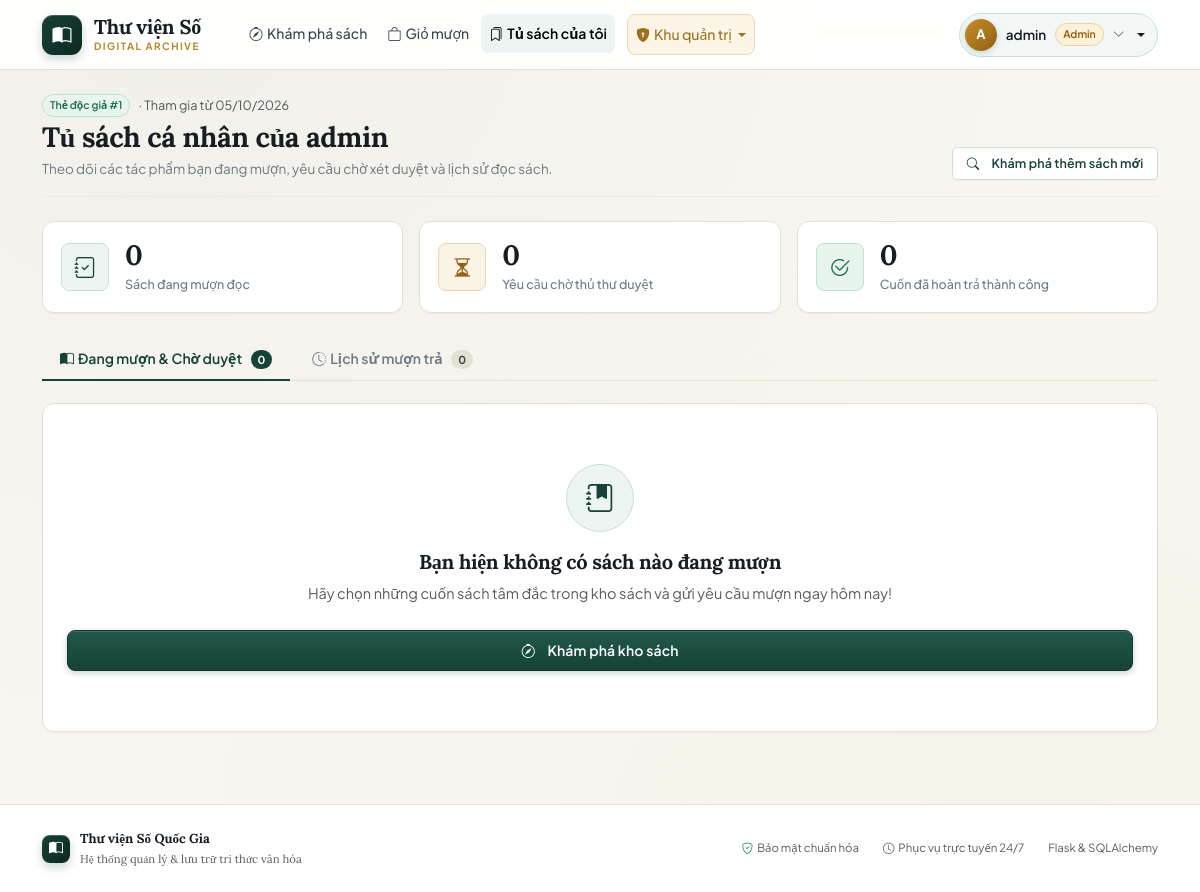
/tu-sach (signed in), run on the app's committed database.
### models.py (models this page shows, shortened)
class User(db.Model, UserMixin):
    __tablename__ = 'users'
    id = db.Column(db.Integer, primary_key=True)
    username = db.Column(db.String(80), unique=True, nullable=False, index=True)
    email = db.Column(db.String(120), unique=True, nullable=True)
    password_hash = db.Column(db.String(255), nullable=False)
    role = db.Column(db.String(20), nullable=False, default='user')
    is_active = db.Column(db.Boolean, nullable=False, default=True)
    created_at = db.Column(db.DateTime, default=now, nullable=False)
    borrow_requests = db.relationship('BorrowRequest', back_populates='user', lazy='dynamic')
    reviews = db.relationship('Review', back_populates='author', lazy='dynamic')
    @property
    def is_admin(self):
        return self.role == 'admin'

### user.py (the view)
@user_bp.route('/tu-sach')
@login_required
def dashboard():
    active = (
        BorrowRequest.query.filter(
            BorrowRequest.user_id == current_user.id,
            BorrowRequest.status.in_(['pending', 'approved', 'return_pending']),
        ).order_by(BorrowRequest.requested_at.desc()).all()
    )
    history = (
        BorrowRequest.query.filter(
            BorrowRequest.user_id == current_user.id,
            BorrowRequest.status.in_(['returned', 'rejected']),
        )
        .order_by(
            db.func.coalesce(
                BorrowRequest.returned_at, BorrowRequest.decided_at
            ).desc()
        )
        .all()
    )
    counts = {
        'borrowing': sum(1 for r in active if r.status in ('approved', 'return_pending')),
        'pending': sum(1 for r in active if r.status == 'pending'),
        'returned': BorrowRequest.query.filter(
            BorrowRequest.user_id == current_user.id,
            BorrowRequest.status == 'returned',
        ).count(),
    }
    return render_template(
        'user/dashboard.html', active=active, history=history, counts=counts
    )

### templates/user/dashboard.html (shortened to what this page needs)
{% extends 'base.html' %}
{% block content %}
<div class="page-head">
  <div>
    <div class="d-flex align-items-center gap-2 mb-1">
      <span class="user-badge-mini user-badge-user">Thẻ độc giả #{{ current_user.id }}</span>
      <span class="text-muted small">· Tham gia từ {{ current_user.created_at|fmt_date }}</span>
    </div>
    <h1 class="page-title">Tủ sách cá nhân của {{ current_user.username }}</h1>
    <p class="page-sub">Theo dõi các tác phẩm bạn đang mượn, yêu cầu chờ xét duyệt và lịch sử đọc sách.</p>
  </div>
  <a href="{{ url_for('user.home') }}" class="btn btn-outline-primary btn-sm">
    <i class="bi bi-search me-1"></i>Khám phá thêm sách mới
  </a>
</div>
<div class="row g-3 mb-4">
  <div class="col-12 col-sm-4">
    <div class="stat-card">
      <div class="stat-ic"><i class="bi bi-journal-check"></i></div>
      <div>
        <div class="stat-num">{{ counts.borrowing }}</div>
        <div class="stat-label">Sách đang mượn đọc</div>
      </div>
    </div>
  </div>
  <div class="col-6 col-sm-4">
    <div class="stat-card">
      <div class="stat-ic warn"><i class="bi bi-hourglass-split"></i></div>
      <div>
        <div class="stat-num">{{ counts.pending }}</div>
        <div class="stat-label">Yêu cầu chờ thủ thư duyệt</div>
      </div>
    </div>
  </div>
  <div class="col-6 col-sm-4">
    <div class="stat-card">
      <div class="stat-ic ok"><i class="bi bi-check2-circle"></i></div>
      <div>
        <div class="stat-num">{{ counts.returned }}</div>
        <div class="stat-label">Cuốn đã hoàn trả thành công</div>
      </div>
    </div>
  </div>
</div>
<ul class="nav tabs-line" role="tablist">
  <li class="nav-item" role="presentation">
    <button class="nav-link active" data-bs-toggle="pill" data-bs-target="#tab-active"
            type="button" role="tab">
      <i class="bi bi-book-half me-1"></i>Đang mượn &amp; Chờ duyệt
      <span class="tab-count">{{ active|length }}</span>
    </button>
  </li>
  <li class="nav-item" role="presentation">
    <button class="nav-link" data-bs-toggle="pill" data-bs-target="#tab-history"
            type="button" role="tab">
      <i class="bi bi-clock-history me-1"></i>Lịch sử mượn trả
      <span class="tab-count">{{ history|length }}</span>
    </button>
  </li>
</ul>
<div class="tab-content">
  <div class="tab-pane fade show active" id="tab-active" role="tabpanel">
    {% if active %}
    <div class="card overflow-hidden">
      <div class="table-responsive">
        <table class="table align-middle">
          <thead>
            <tr>
              <th style="width: 70px;">Bìa sách</th>
              <th>Tên tác phẩm &amp; Tác giả</th>
              <th>Ngày gửi yêu cầu</th>
              <th>Trạng thái hiện tại</th>
              <th>Hạn trả quy định</th>
              <th class="text-end">Hành động</th>
            </tr>
          </thead>
          <tbody>
            {% for r in active %}
            <tr>
              <td>
                <a href="{{ url_for('user.book_detail', book_id=r.book_id) }}">
                  <img src="{{ r.book.cover }}" class="cart-thumb" alt="{{ r.book.title }}">
                </a>
              </td>
              <td>
                <a class="fw-bold text-dark text-decoration-none"
                   href="{{ url_for('user.book_detail', book_id=r.book_id) }}">
                  {{ r.book.title }}
                </a>
                <div class="small text-muted fst-italic">{{ r.book.author }}</div>
              </td>
              <td class="text-muted">{{ r.requested_at|fmt_date }}</td>
              <td>
                <span class="badge bg-{{ status_colors[r.status] }}">
                  {{ status_labels[r.status] }}
                </span>
              </td>
              <td>
                {% if r.due_date %}
                  {% set is_overdue = (r.status == 'approved' and r.due_date < now()) %}
                  <span class="{{ 'text-danger fw-bold' if is_overdue else 'text-dark' }}">
                    {{ r.due_date|fmt_date }}
                  </span>
                  {% if is_overdue %}
                  <span class="badge bg-danger ms-1">Đã quá hạn</span>
                  {% endif %}
                {% else %}
                  <span class="text-muted small">—</span>
                {% endif %}
              </td>
              <td class="text-end">
                {% if r.status == 'approved' %}
                <form method="post" action="{{ url_for('user.request_return', req_id=r.id) }}"
                      data-confirm="Xác nhận gửi yêu cầu trả cuốn sách “{{ r.book.title }}”?">
                  <button class="btn btn-sm btn-outline-primary shadow-xs">
                    <i class="bi bi-arrow-return-left me-1"></i>Yêu cầu trả sách
                  </button>
                </form>
                {% elif r.status == 'return_pending' %}
                <span class="badge bg-info-subtle text-info border">
                  <i class="bi bi-hourglass-split me-1"></i>Đang chờ thủ thư nhận
                </span>
                {% else %}
                <span class="text-muted small">Đang chờ xét duyệt</span>
                {% endif %}
              </td>
            </tr>
            {% endfor %}
          </tbody>
        </table>
      </div>
    </div>
    {% else %}
    <div class="empty-state card">
      <div class="empty-ic"><i class="bi bi-journal-bookmark-fill"></i></div>
      <h2 class="section-title">Bạn hiện không có sách nào đang mượn</h2>
      <p class="text-muted mb-4">Hãy chọn những cuốn sách tâm đắc trong kho sách và gửi yêu cầu mượn ngay hôm nay!</p>
      <a href="{{ url_for('user.home') }}" class="btn btn-primary">
        <i class="bi bi-compass me-1"></i>Khám phá kho sách
      </a>
    </div>
    {% endif %}
  </div>
</div>
{% endblock %}

### templates/base.html (shortened to what this page needs)
<!doctype html>
<html lang="vi">
<head>
  <link href="https://cdn.jsdelivr.net/npm/bootstrap@5.3.3/dist/css/bootstrap.min.css" rel="stylesheet">
  <link href="https://cdn.jsdelivr.net/npm/bootstrap-icons@1.11.3/font/bootstrap-icons.min.css" rel="stylesheet">
  <link href="{{ url_for('static', filename='css/style.css') }}" rel="stylesheet">
</head>
<body>
{% set ep = request.endpoint or '' %}
<nav class="navbar navbar-expand-lg sticky-top">
  <div class="container">
    <a class="navbar-brand" href="{{ url_for('user.home') }}">
      <span class="brand-mark"><i class="bi bi-book-half"></i></span>
      <div class="brand-text">
        <span class="brand-name">Thư viện Số</span>
        <span class="brand-tag">DIGITAL ARCHIVE</span>
      </div>
    </a>
    <div class="collapse navbar-collapse" id="mainNav">
      <ul class="navbar-nav me-auto ps-lg-4 gap-lg-1">
        <li class="nav-item">
          <a class="nav-link {{ 'active' if ep == 'user.home' }}" href="{{ url_for('user.home') }}">
            <i class="bi bi-compass me-1"></i>Khám phá sách
          </a>
        </li>
        {% if current_user.is_authenticated %}
          {% if has_endpoint('user.cart') %}
          <li class="nav-item">
            <a class="nav-link position-relative {{ 'active' if ep == 'user.cart' }}" href="{{ url_for('user.cart') }}">
              <i class="bi bi-bag me-1"></i>Giỏ mượn
            </a>
          </li>
          {% endif %}
          {% if has_endpoint('user.dashboard') %}
          <li class="nav-item">
            <a class="nav-link {{ 'active' if ep == 'user.dashboard' }}" href="{{ url_for('user.dashboard') }}">
              <i class="bi bi-bookmarks me-1"></i>Tủ sách của tôi
            </a>
          </li>
          {% endif %}
        {% endif %}
        {% if current_user.is_authenticated and current_user.is_admin %}
        <li class="nav-item dropdown ms-lg-2">
          <a class="nav-link dropdown-toggle admin-nav-item {{ 'active' if ep.startswith('admin') }}" href="#"
             data-bs-toggle="dropdown" aria-expanded="false">
            <i class="bi bi-shield-lock-fill me-1"></i>Khu quản trị
          </a>
        </li>
        {% endif %}
      </ul>
      <ul class="navbar-nav align-items-lg-center gap-2">
        {% if current_user.is_authenticated %}
        <li class="nav-item dropdown">
          <a class="user-chip dropdown-toggle {{ 'is-admin' if current_user.is_admin else '' }}" href="#" data-bs-toggle="dropdown" aria-expanded="false">
            <span class="avatar">{{ current_user.username[:1]|upper }}</span>
            <span class="d-none d-lg-inline">{{ current_user.username }}</span>
            {% if current_user.is_admin %}
            <span class="user-badge-mini user-badge-admin">Admin</span>
            {% else %}
            <span class="user-badge-mini user-badge-user">Độc giả</span>
            {% endif %}
            <i class="bi bi-chevron-down small text-muted"></i>
          </a>
        </li>
        {% endif %}
      </ul>
    </div>
  </div>
</nav>
{% block page %}
<div class="container py-4 main-container">
  {% block content %}{% endblock %}
</div>
{% endblock %}
<footer class="site-footer">
  <div class="container d-flex flex-wrap justify-content-between align-items-center gap-3">
    <div class="brand-small">
      <span class="brand-mark"><i class="bi bi-book-half"></i></span>
      <div>
        <span>Thư viện Số Quốc Gia</span>
        <div class="small fw-normal text-muted">Hệ thống quản lý &amp; lưu trữ tri thức văn hóa</div>
      </div>
    </div>
    <div class="d-flex align-items-center gap-4 text-muted small">
      <span><i class="bi bi-shield-check text-success me-1"></i>Bảo mật chuẩn hóa</span>
      <span><i class="bi bi-clock me-1"></i>Phục vụ trực tuyến 24/7</span>
      <span>Flask &amp; SQLAlchemy</span>
    </div>
  </div>
</footer>
</body>
</html>

### data on the page
User: username "A", username "admin", id "1", created_at|fmt_date "05/10/2026"

### other printed values
{{ counts.borrowing }} "0"
{{ counts.pending }} "0"
{{ counts.returned }} "0"
{{ active|length }} "0"
{{ history|length }} "0"
